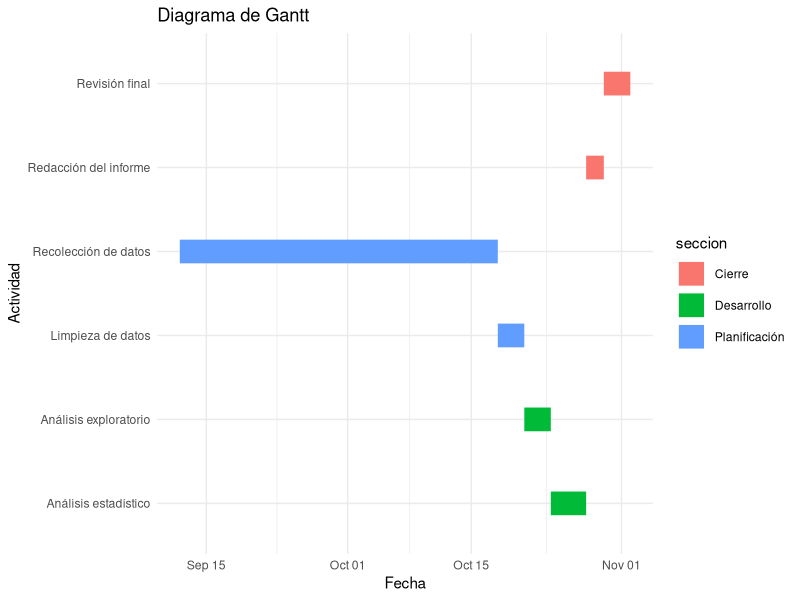
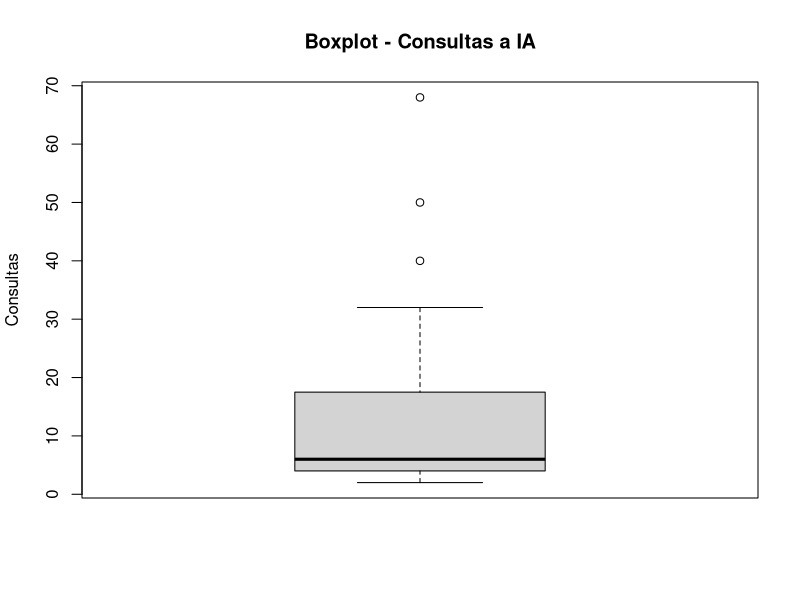
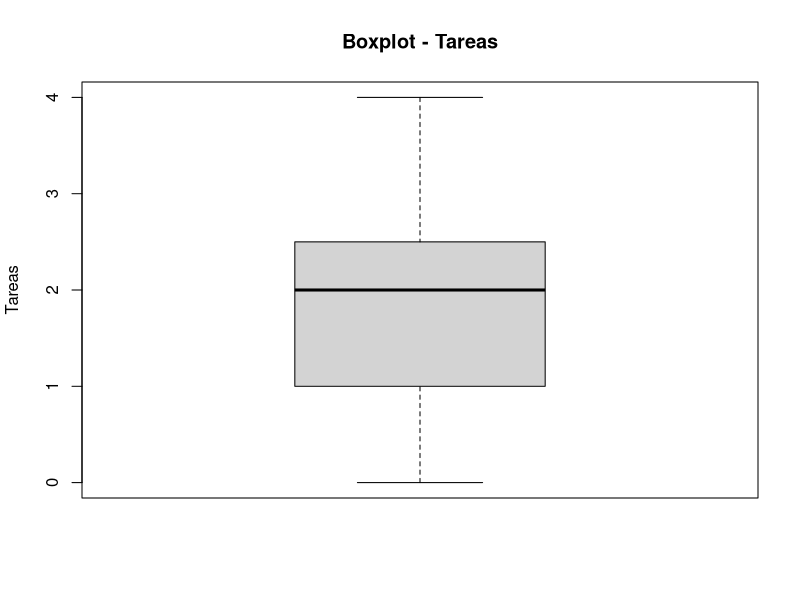
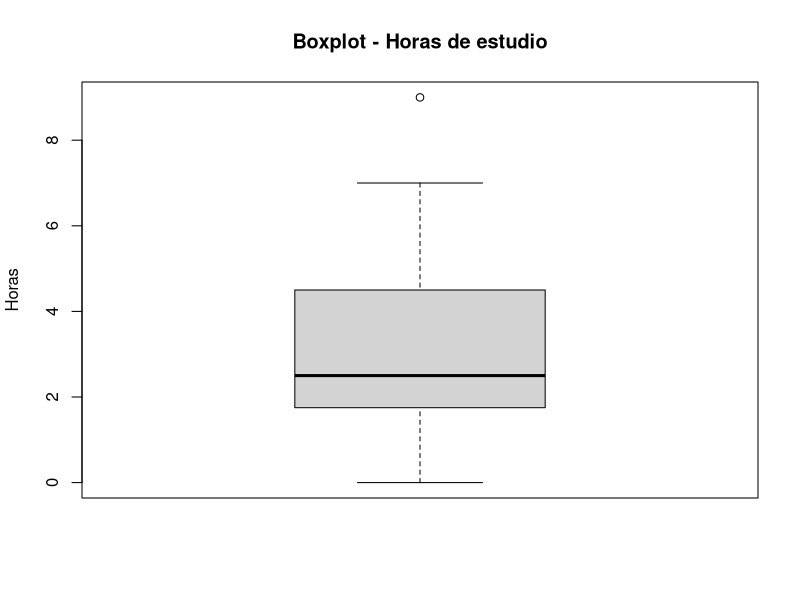
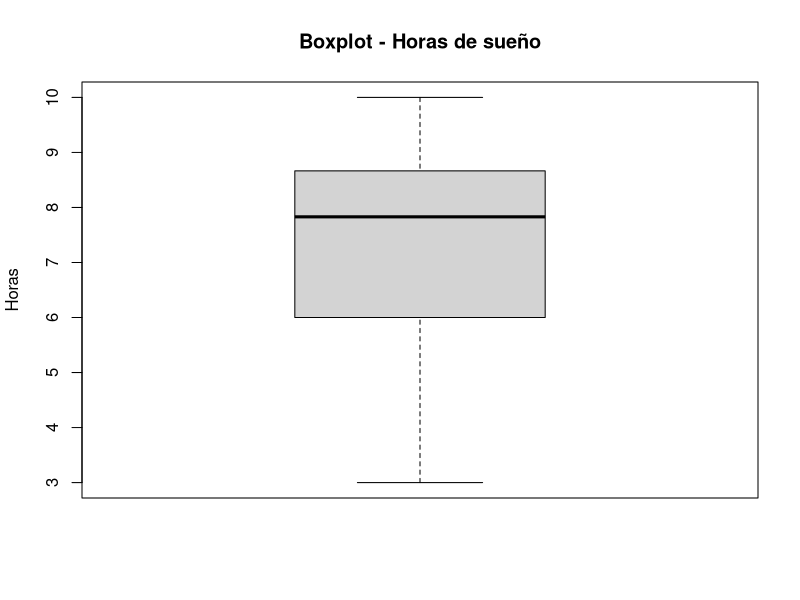
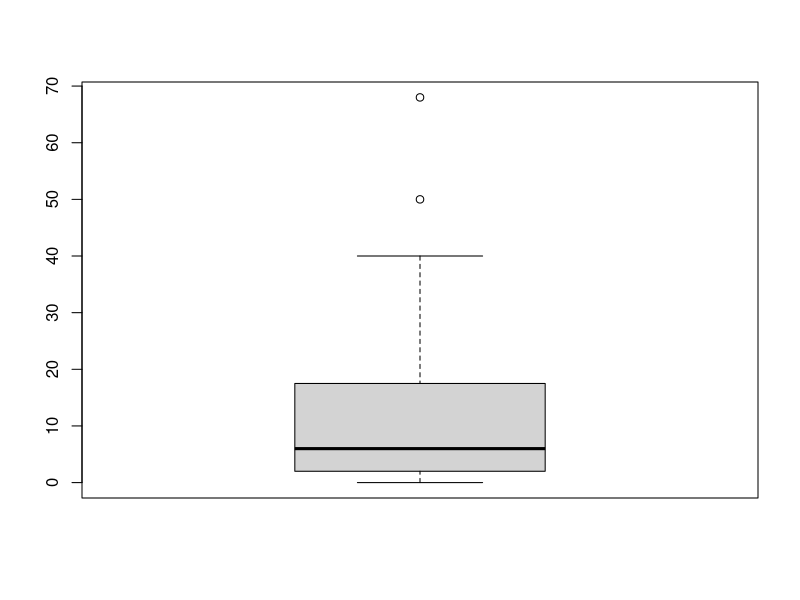
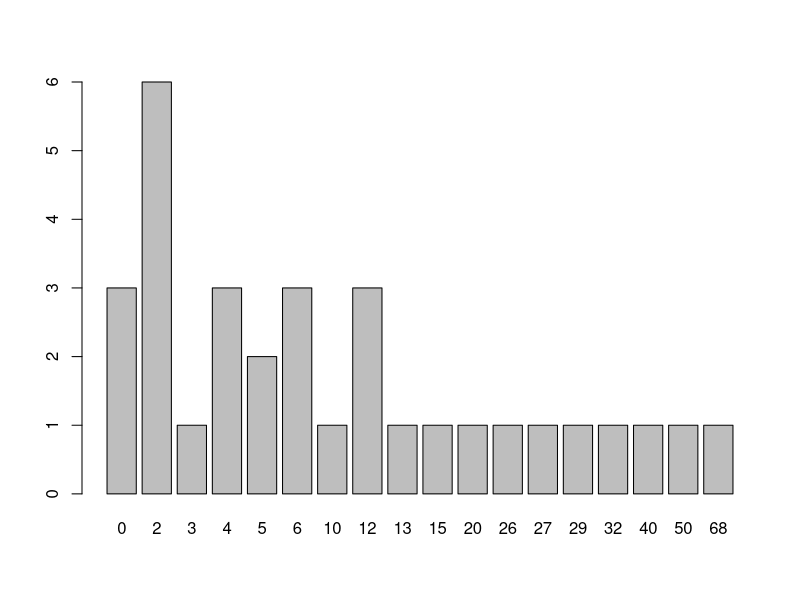
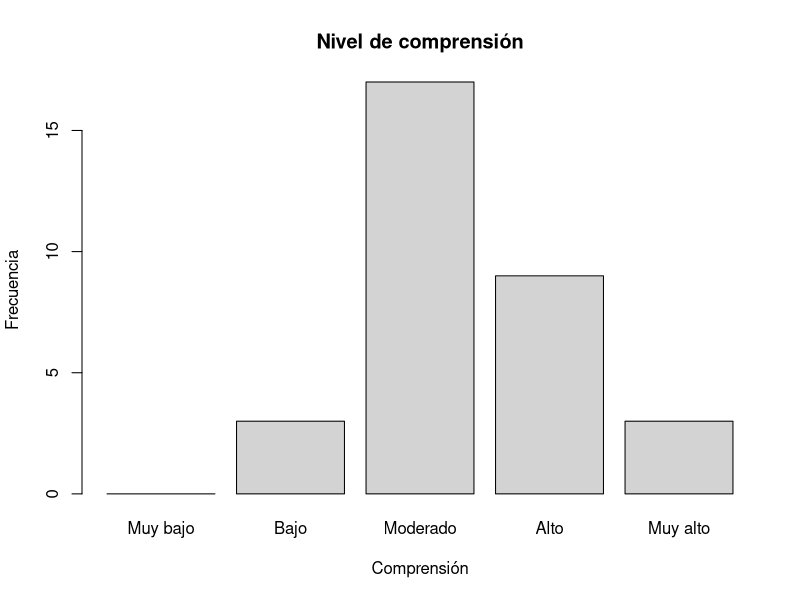

Recreate these plots in R, in order.
## ---- chunk 1
library(ggplot2)

tareas <- data.frame(
  tarea = c(
    "Recolección de datos",
    "Limpieza de datos",
    "Análisis exploratorio",
    "Análisis estadístico",
    "Redacción del informe",
    "Revisión final"
  ),
  inicio = as.Date(c(
    "2026-09-12", "2026-10-18", "2026-10-21", "2026-10-24", "2026-10-28", "2026-10-30"
  )),
  fin = as.Date(c(
    "2026-10-18", "2026-10-21", "2026-10-24", "2026-10-28", "2026-10-30", "2026-11-02"
  )),
  seccion = c(
    "Planificación",
    "Planificación",
    "Desarrollo",
    "Desarrollo",
    "Cierre",
    "Cierre"
  )
)

ggplot(tareas,
       aes(x = inicio,
           xend = fin,
           y = tarea,
           yend = tarea,
           color = seccion)) +
  geom_segment(linewidth = 8) +
  labs(title = "Diagrama de Gantt",
       x = "Fecha",
       y = "Actividad") +
  theme_minimal()
## ---- chunk 2
library(readr)
library(dplyr)
library(tidyverse)
library(ggplot2)

DF <- read_csv("RespuestasDiario.csv")
## ---- chunk 3
names(DF)
DFL <- DF
## ---- chunk 4
DFL %>% rename(hora = `Marca temporal`
               , consultas = `¿Cuántas consultas a una IA realizaste hoy?`
               , uso = `¿Cuál fue el uso principal que le diste a la IA hoy?`
               , satisfaccion = `¿Qué nivel de satisfacción tienes con tu avance académico de hoy?`
               , tareas = `¿En cuántas tareas de hoy el uso de la IA te ahorró tiempo?`
               , curso = `¿Cuál es el código del curso sobre el que hiciste la mayoría de tus consultas a la IA hoy?`
               , estudio = `¿Cuántas horas efectivas de estudio acumulaste el día de hoy?`
               , sueno = `¿Cuántas horas dormiste la noche pasada?`
               , comprension = `¿Qué nivel de comprensión tuviste de las actividades académicas que realizaste hoy?`
               , email = `Dirección de correo electrónico`) -> DFL
## ---- chunk 5
DFL <- DFL[, c("hora", "consultas", "uso", "satisfaccion", "tareas", "curso", "estudio", "sueno", "comprension", "email")]
names(DFL)
## ---- chunk 6
DFAuxiliar <- read_csv("CorreosGrupo.csv")
## ---- chunk 7
DFL <- inner_join(DFL, DFAuxiliar, by = "email")
## ---- chunk 8
head(DFL[c("hora", "email", "Grupo")])
## ---- chunk 9
dim(DFL)
head(DFL)
sapply(DFL, class)
## ---- chunk 10
colSums(is.na(DFL))
## ---- chunk 11
round(colSums(is.na(DFL)) / nrow(DFL) * 100, 2)
## ---- chunk 12
sum(DFL$consultas == 0, na.rm = TRUE)
## ---- chunk 13
sum(DFL$tareas == 0, na.rm = TRUE)
## ---- chunk 14
sum(DFL$estudio == 0, na.rm = TRUE)
## ---- chunk 15
sum(DFL$sueno == 0, na.rm = TRUE)
## ---- chunk 16
length(unique(DFL$comprension))
unique(DFL$comprension)
## ---- chunk 17
length(unique(DFL$sueno))
unique(DFL$sueno)
## ---- chunk 18
length(unique(DFL$estudio))
unique(DFL$estudio)
## ---- chunk 19
length(unique(DFL$curso))
unique(DFL$curso)
## ---- chunk 20
length(unique(DFL$tareas))
unique(DFL$tareas)
## ---- chunk 21
length(unique(DFL$satisfaccion))
unique(DFL$satisfaccion)
## ---- chunk 22
length(unique(DFL$uso))
unique(DFL$uso)
## ---- chunk 23
length(unique(DFL$consultas))
unique(DFL$consultas)
## ---- chunk 24

#Se hace el filtrado por horas teniendo en cuenta que se guarda en el formato de 24 horas por lo que solo acotamos desde 21.5 osea 9:30 

DFL1<-DFL%>%filter(!(((hour(dmy_hms(hora)) + minute(dmy_hms(hora))/60) < 21.5))) %>% 

# en caso de superesswarnings es para evitar que arroje errores en consultas debido a que permite ingreso de datos vacios por lo que se trata de convertir a numero y de ahi vemos si es NA e inviertiendo mediante ! para quedarnos con los que si cumplan eso  
  
filter(!is.na(suppressWarnings(as.numeric(consultas))), 

# Repetimos el mismo tipo de filtrado con respecto a la variable tareas, sueno y estudio 

!is.na(suppressWarnings(as.numeric(tareas))),                                   
!is.na(suppressWarnings(as.numeric(estudio))),                           !is.na(suppressWarnings(as.numeric(sueno))))%>% 
  
#verificamos que las consultas y tareas sean numeros enteros 

filter(as.numeric(consultas)%%1==0, 
       as.numeric(tareas)%%1==0)

## ---- chunk 25
  DF2<-DFL1%>%mutate(
  
  # se arma el primer filtro para normalizar uso
  uso_= chartr("áéíóúÁÉÍÓÚ", "aeiouAEIOU", tolower(uso)),
  
  # el segundo filtro para la busqueda de palabras clave 
  usoC= str_detect(uso_,regex("\\b(ia|no|use|ningun[oa])\\b",ignore_case = TRUE)),
  
  # el tercer filtro ayuda a buscar datos no validos y validar los mismos
  cursoC = is.na(curso) | str_detect(curso, "^[ -]*$") | 
  str_detect(curso, "^[A-Za-z]{2}\\d{4}$"),
  
  # el cuarto filtro verifica las consultas y une con validacion de curso
  filtro=!usoC&cursoC&(as.numeric(consultas)>0|as.numeric(tareas)>0),
  
  # se aplica el filtro para cada dato relacionado
  uso = if_else(filtro, uso,NA_character_),
  
  consultas=if_else(filtro,consultas,NA_integer_),   
  
  tareas= if_else(filtro,tareas,NA_integer_),
  
  curso = if_else(filtro,curso,NA_character_)
  ) %>% select(-filtro, -usoC,-cursoC,-uso_)  
# despues se borra las columnas auxiliares     
## ---- chunk 26
# Número de consultas a IA
boxplot(DF2$consultas,
        main = "Boxplot - Consultas a IA",
        ylab = "Consultas")

boxplot.stats(DF2$consultas)$out
## ---- chunk 27
# Número de tareas donde la IA ahorró tiempo
boxplot(DF2$tareas,
        main = "Boxplot - Tareas",
        ylab = "Tareas")

boxplot.stats(DF2$tareas)$out
## ---- chunk 28
# Horas efectivas de estudio
boxplot(DF2$estudio,
        main = "Boxplot - Horas de estudio",
        ylab = "Horas")
        
boxplot.stats(DF2$estudio)$out
## ---- chunk 29
# Horas de sueño
boxplot(DF2$sueno,
        main = "Boxplot - Horas de sueño",
        ylab = "Horas")

boxplot.stats(DF2$sueno)$out
## ---- chunk 30
# Variabilidad de las consultas
range(DF2$consultas, na.rm = TRUE)
var(DF2$consultas, na.rm = TRUE)
sd(DF2$consultas, na.rm = TRUE)
IQR(DF2$consultas, na.rm = TRUE)
## ---- chunk 31
# Variabilidad de las tareas
range(DF2$tareas, na.rm = TRUE)
var(DF2$tareas, na.rm = TRUE)
sd(DF2$tareas, na.rm = TRUE)
IQR(DF2$tareas, na.rm = TRUE)
## ---- chunk 32
# Variabilidad de las horas de estudio
range(DF2$estudio, na.rm = TRUE)
var(DF2$estudio, na.rm = TRUE)
sd(DF2$estudio, na.rm = TRUE)
IQR(DF2$estudio, na.rm = TRUE)
## ---- chunk 33
# Variabilidad de las horas de sueño
range(DF2$sueno, na.rm = TRUE)
var(DF2$sueno, na.rm = TRUE)
sd(DF2$sueno, na.rm = TRUE)
IQR(DF2$sueno, na.rm = TRUE)
## ---- chunk 34
# Frecuencia del principal uso de IA
table(DF2$uso)
prop.table(table(DF2$uso)) * 100
## ---- chunk 35
# Frecuencia del nivel de satisfacción
table(DF2$satisfaccion)
prop.table(table(DF2$satisfaccion)) * 100
## ---- chunk 36
# Frecuencia del nivel de comprensión
table(DF2$comprension)
prop.table(table(DF2$comprension)) * 100
## ---- chunk 37
tabla_NA <- data.frame(
  Variable = names(DF2),
  Cantidad_NA = colSums(is.na(DF2)),
  Porcentaje_NA = round(colSums(is.na(DF2)) / nrow(DF2) * 100, 2),
  row.names = NULL
)
tabla_NA
## ---- chunk 38
#Revisamos si los NAs están en una mismo registro
table(rowSums(is.na(DF2)))
#Impacto si eliminamos los NAs
nrow(DF2)
nrow(na.omit(DF2))
round((1 - nrow(na.omit(DF2)) / nrow(DF2)) * 100, 2)
## ---- chunk 39
# DF2 sale de DFL1 sin filtrar filas, así que ambas bases están alineadas
# podemos recuperar de DFL1 los valores que el Paso 3 convirtió a NA.
nrow(DFL1) == nrow(DF2)

diagnostico <- DF2 %>%
  mutate(
    # Valores originales, antes del Paso 3
    consultas_orig = as.numeric(DFL1$consultas),
    tareas_orig    = as.numeric(DFL1$tareas),
    uso_orig       = as.character(DFL1$uso),
    curso_orig     = as.character(DFL1$curso),

    # ¿El estudiante declaró alguna actividad con IA ese día?
    hubo_actividad = consultas_orig > 0 | tareas_orig > 0,

    # Motivo por el que el registro quedó incompleto
    motivo = case_when(
      !is.na(uso)     ~ "Completo",
      !hubo_actividad ~ "Sin uso de IA",
      TRUE            ~ "Curso fuera de formato"
    )
  )

table(diagnostico$motivo)
## ---- chunk 40
# Perfil de cada grupo según las consultas que realmente declararon
diagnostico %>%
  filter(motivo != "Completo") %>%
  group_by(motivo) %>%
  summarise(
    n = n(),
    consultas_min   = min(consultas_orig),
    consultas_max   = max(consultas_orig),
    consultas_media = round(mean(consultas_orig), 1)
  )
## ---- chunk 41
DF3 <- diagnostico %>%
  mutate(
    # Marca si de verdad usó IA, según el motivo y no según si había NA
    uso_ia = motivo != "Sin uso de IA",

    # Si no usó IA, el valor verdadero es 0 
    # Cuantitativas discretas: 
    consultas = if_else(motivo == "Sin uso de IA", 0, consultas_orig),
    consultas= as.integer(consultas),
    tareas    = if_else(motivo == "Sin uso de IA", 0, tareas_orig),
    tareas= as.integer(tareas),

    # Cualitativa nominal: asignamos una categoría propia
    uso   = if_else(motivo == "Sin uso de IA", "No usó IA", uso_orig),
    uso = factor(uso,levels=unique(uso)),
    

  # Si solo falló el curso, se conservan sus datos reales
  # y únicamente el curso queda marcado como inválido
    curso = case_when(
      motivo == "Sin uso de IA"          ~ "No aplica",
      motivo == "Curso fuera de formato" ~ "Sin código válido",
      TRUE                               ~ curso_orig
    ),

    # Cuantitativas continuas
    estudio = as.numeric(estudio),
    sueno   = as.numeric(sueno),

    # Ordinal, levels imponen el orden
    comprension = factor(comprension,
                         levels = c("Muy bajo", "Bajo", "Moderado", "Alto", "Muy alto"),
                         ordered = TRUE),

    satisfaccion = factor(satisfaccion, levels = 1:5, ordered = TRUE),

    # Identificador: el promedio de un número de grupo no tendría interpretación
    Grupo = factor(Grupo)
  ) %>%
# Se borran las columnas que solo sirvieron para el diagnóstico
  select(-consultas_orig, -tareas_orig, -uso_orig, -curso_orig,
         -hubo_actividad, -motivo)
## ---- chunk 42
# Verificamos que no quede ningún NA ni se hayan perdido filas
sum(is.na(DF3))
nrow(DF3)
table(DF3$uso_ia)
## ---- chunk 43
# Cuántas observaciones sobreviven a cada etapa del proceso
trazabilidad <- data.frame(
  Etapa = c("Base cruda (DF)", "Subset y join (DFL)", "Normalización (DFL1)",
            "Criterios (DF2)", "Gestión de nulos (DF3)"),
  Observaciones = c(nrow(DF), nrow(DFL), nrow(DFL1), nrow(DF2), nrow(DF3))
)
# Qué porcentaje de la base original representa cada etapa
trazabilidad$Retencion <- round(trazabilidad$Observaciones / nrow(DF) * 100, 2)
trazabilidad
## ---- chunk 44
# Mismo diagnóstico del Paso 1, ahora sobre la base limpia.
radiografia <- data.frame(
  Variable = names(DF3),
  Tipo = sapply(DF3, function(x) class(x)[1]),
  NA_total = colSums(is.na(DF3)),
  Porcentaje_NA = round(colSums(is.na(DF3)) / nrow(DF3) * 100, 2),
  Unicos = sapply(DF3, function(x) length(unique(x))),
  row.names = NULL
)
radiografia
## ---- chunk 45
# Conteo de ceros en cada numérica
sum(DF3$consultas == 0)
sum(DF3$tareas == 0)
sum(DF3$estudio == 0)
sum(DF3$sueno == 0)
## ---- chunk 46
# Verificamos que ninguna numérica se salga de los rangos del codebook.

data.frame(
  Variable = c("consultas", "tareas", "estudio", "sueno"),
  Restriccion = c("x >= 0", "x >= 0", "x >= 0", "0 <= x <= 24"),
  Minimo = c(min(DF3$consultas), min(DF3$tareas), min(DF3$estudio), min(DF3$sueno)),
  Maximo = c(max(DF3$consultas), max(DF3$tareas), max(DF3$estudio), max(DF3$sueno)),
  Cumple = c(all(DF3$consultas >= 0), all(DF3$tareas >= 0), all(DF3$estudio >= 0),
             all(DF3$sueno >= 0 & DF3$sueno <= 24))
)
## ---- chunk 47
# Filas idénticas en todas sus columnas
sum(duplicated(DF3))
# El diseño es longitudinal, cada estudiante debe tener un solo registro por día.
DF3 %>%
  mutate(fecha = substr(hora, 1, 10)) %>%
  count(email, fecha) %>%
  filter(n > 1)
## ---- chunk 48
# Observaciones limpias que aportó cada grupo
DF3 %>% count(Grupo)
## ---- chunk 49
# Filtro sobre nuestro grupo
GRUPO <- 6
DF3_grupo <- DF3 %>% filter(Grupo == GRUPO)

nrow(DF3_grupo)
DF3_grupo %>% count(email)
## ---- chunk 50
n_distinct(DF3$email)
## ---- chunk 51
boxplot(DF3$consultas)
## ---- chunk 52
quantile(DF3$consultas, 0.5, na.rm = T, type = 3, )
quantile(DF3$consultas, 0.75, na.rm = T, type = 3, )
## ---- chunk 53
barplot(table(DF3$consultas))
## ---- chunk 54
table(DF3$comprension)
round(prop.table(table(DF3$comprension)) * 100, 2)
round(cumsum(prop.table(table(DF3$comprension))) * 100, 2)
## ---- chunk 55
barplot(table(DF3$comprension),
        main = "Nivel de comprensión",
        xlab = "Comprensión",
        ylab = "Frecuencia",
        col = "lightgray")
## ---- chunk 56
boxplot(DF3$sueno)
## ---- chunk 57
hist(DF3$sueno,
     main = "Horas de sueño",
     xlab = "Horas",
     col = "lightgray",
     ylab = "Frecuencia")
## ---- chunk 58
summary(DF3$sueno)
round(sd(DF3$sueno),2)
IQR(DF3$sueno)
round(sd(DF3$sueno) / mean(DF3$sueno),2) #CV
## ---- chunk 59
boxplot(consultas ~ satisfaccion, data = DF3)
## ---- chunk 60
quantile(DF3$consultas[DF3$satisfaccion == 3], 0.3, na.rm = T, type = 3)
quantile(DF3$consultas[DF3$satisfaccion == 4], 0.3, na.rm = T, type = 3)
quantile(DF3$consultas[DF3$satisfaccion == 5], 0.3, na.rm = T, type = 3)
## ---- chunk 61
cor.test(DF3$consultas,DF3$estudio,method="spearman")
## ---- chunk 62
ggplot(DF3, aes(x = consultas, y = estudio)) +
  geom_point(color = "navy", size = 2.5) +
  labs(
    title = "Consultas vs Estudio",
    x = "consultas",
    y = "estudio"
  )
## ---- chunk 63
DFC <- DF3[DF3$uso_ia == TRUE, ]
DFC$curso <- toupper(DFC$curso)
DFC$uso <- as.character(DFC$uso)
DFC <- DFC[DFC$curso %in% c("CC1105", "CS2031", "CC2101", "CS2013"), ]
DFC <- DFC[DFC$uso %in% c("Resolver ejercicios", "Resumir", "Programar", "Redactar"), ]
nrow(DFC)
## ---- chunk 64
tabla <- table(DFC$curso, DFC$uso)
tabla
round(prop.table(tabla, 1) * 100, 2)
## ---- chunk 65
barplot(t(tabla),
        beside = TRUE,
        legend.text = TRUE,
        main = "Uso de la IA según el curso",
        xlab = "Curso",
        ylab = "Frecuencia",
        ylim = c(0, 18))
## ---- chunk 66
mosaicplot(tabla,
           main = "Curso vs. uso de la IA",
           color = TRUE)
## ---- chunk 67
DF3 %>%
  filter(uso_ia) %>%
  mutate(
    uso_g = if_else(uso %in% c("Resolver ejercicios", "Resumir",
                                "Programar", "Redactar", "No usó IA"),
                     as.character(uso), "Otros"),
    ahorro = if_else(tareas == 0, "Sin tareas ahorradas", "Con tareas ahorradas")
  ) %>%
  count(uso_g, ahorro) %>%
  tidyr::pivot_wider(names_from = ahorro, values_from = n, values_fill = 0) %>%
  {
    tabla <- .[, c("uso_g", "Sin tareas ahorradas", "Con tareas ahorradas")]
    m <- t(as.matrix(tabla[, -1]))
    colnames(m) <- tabla$uso_g
    barplot(m,
            main = "Proporción de tareas ahorradas según el uso de IA",
            ylab = "Cantidad de registros",
            xlab = "Uso principal",
            col = c("steelblue", "gray80"))
    legend("topleft",
           legend = c("Sin ahorro", "Con ahorro"),
           fill = c("steelblue", "gray80"),
           cex = 0.8)
  }
## ---- chunk 68
DF3 %>%
  filter(uso_ia) %>%
  mutate(uso_g = if_else(uso %in% c("Resolver ejercicios", "Resumir",
                                     "Programar", "Redactar", "No usó IA"),
                          as.character(uso), "Otros")) %>%
  group_by(uso_g) %>%
  summarise(
    registros   = n(),
    ta_ahorrada = round(mean(tareas > 0, na.rm = TRUE) * 100, 1)
  ) %>%
  rename(Uso = uso_g)
## ---- chunk 69
boxplot(sueno ~ comprension, data = DF3,
        xlab = "comprension",
        ylab = "sueno",
        col = c("skyblue"))
## ---- chunk 70
DF3%>%group_by(comprension)%>% summarise(n=n(),
    Q1= quantile(sueno, 0.25, na.rm = TRUE),
    Mediana = quantile(sueno, 0.5 ,na.rm = TRUE),
    Q3= quantile(sueno, 0.75, na.rm = TRUE),
    RIC     = IQR(sueno, na.rm = TRUE),
    Media = mean(sueno,na.rm=TRUE),
    CV = (sd(sueno,na.rm=TRUE)/mean(sueno,na.rm=TRUE))
                                         )
